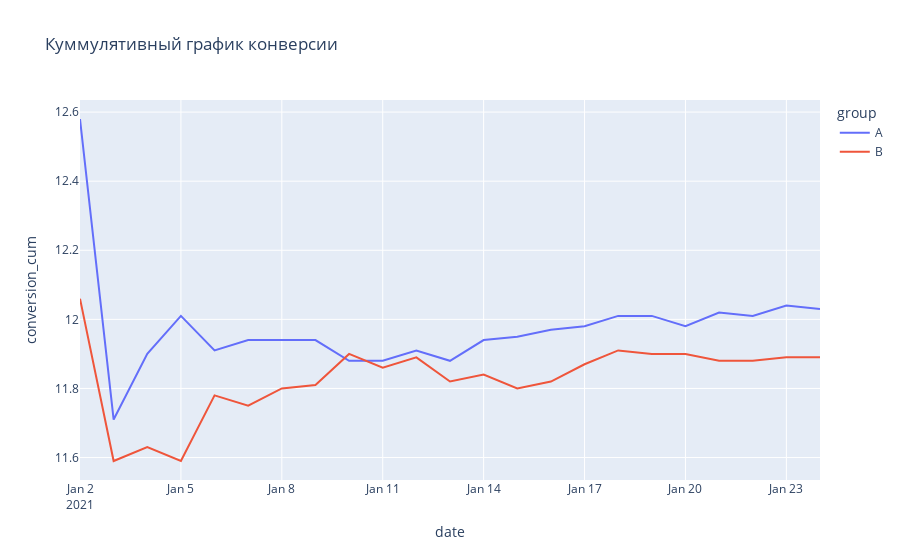

This figure's notebook cell:
### Markdown cell above
Постройте кумулятивные графики конверсии и среднего чека в каждой группе по дням. Сделайте выводы. Можно ли назвать A/B-тест завершенным - стабилизировались ли значения метрик во времени? Как соотносятся кумулятивные показатели в каждой группе?

### Code cell
fig = px.line(updated_dily, x='date', y='conversion_cum', line_group='group', color='group', title='Куммулятивный график конверсии')
fig.show()

### Figure 1 — Plotly figure (JSON) as saved in the notebook; plotly's stock layout.template omitted (floating-point values rounded to 4 significant figures)
{"data": [{"hovertemplate": "group=A<br>date=%{x}<br>conversion_cum=%{y}<extra></extra>", "legendgroup": "A", "line": {"color": "#636efa", "dash": "solid"}, "marker": {"symbol": "circle"}, "mode": "lines", "name": "A", "orientation": "v", "showlegend": true, "type": "scatter", "x": ["2021-01-02T00:00:00", "2021-01-03T00:00:00", "2021-01-04T00:00:00", "2021-01-05T00:00:00", "2021-01-06T00:00:00", "2021-01-07T00:00:00", "2021-01-08T00:00:00", "2021-01-09T00:00:00", "2021-01-10T00:00:00", "2021-01-11T00:00:00", "2021-01-12T00:00:00", "2021-01-13T00:00:00", "2021-01-14T00:00:00", "2021-01-15T00:00:00", "2021-01-16T00:00:00", "2021-01-17T00:00:00", "2021-01-18T00:00:00", "2021-01-19T00:00:00", "2021-01-20T00:00:00", "2021-01-21T00:00:00", "2021-01-22T00:00:00", "2021-01-23T00:00:00", "2021-01-24T00:00:00"], "xaxis": "x", "y": [12.58, 11.71, 11.9, 12.01, 11.91, 11.94, 11.94, 11.94, 11.88, 11.88, 11.91, 11.88, 11.94, 11.95, 11.97, 11.98, 12.01, 12.01, 11.98, 12.02, 12.01, 12.04, 12.03], "yaxis": "y"}, {"hovertemplate": "group=B<br>date=%{x}<br>conversion_cum=%{y}<extra></extra>", "legendgroup": "B", "line": {"color": "#EF553B", "dash": "solid"}, "marker": {"symbol": "circle"}, "mode": "lines", "name": "B", "orientation": "v", "showlegend": true, "type": "scatter", "x": ["2021-01-02T00:00:00", "2021-01-03T00:00:00", "2021-01-04T00:00:00", "2021-01-05T00:00:00", "2021-01-06T00:00:00", "2021-01-07T00:00:00", "2021-01-08T00:00:00", "2021-01-09T00:00:00", "2021-01-10T00:00:00", "2021-01-11T00:00:00", "2021-01-12T00:00:00", "2021-01-13T00:00:00", "2021-01-14T00:00:00", "2021-01-15T00:00:00", "2021-01-16T00:00:00", "2021-01-17T00:00:00", "2021-01-18T00:00:00", "2021-01-19T00:00:00", "2021-01-20T00:00:00", "2021-01-21T00:00:00", "2021-01-22T00:00:00", "2021-01-23T00:00:00", "2021-01-24T00:00:00"], "xaxis": "x", "y": [12.06, 11.59, 11.63, 11.59, 11.78, 11.75, 11.8, 11.81, 11.9, 11.86, 11.89, 11.82, 11.84, 11.8, 11.82, 11.87, 11.91, 11.9, 11.9, 11.88, 11.88, 11.89, 11.89], "yaxis": "y"}], "layout": {"legend": {"title": {"text": "group"}, "tracegroupgap": 0}, "title": {"text": "Куммулятивный график конверсии"}, "xaxis": {"anchor": "y", "domain": [0, 1], "title": {"text": "date"}}, "yaxis": {"anchor": "x", "domain": [0, 1], "title": {"text": "conversion_cum"}}}}
